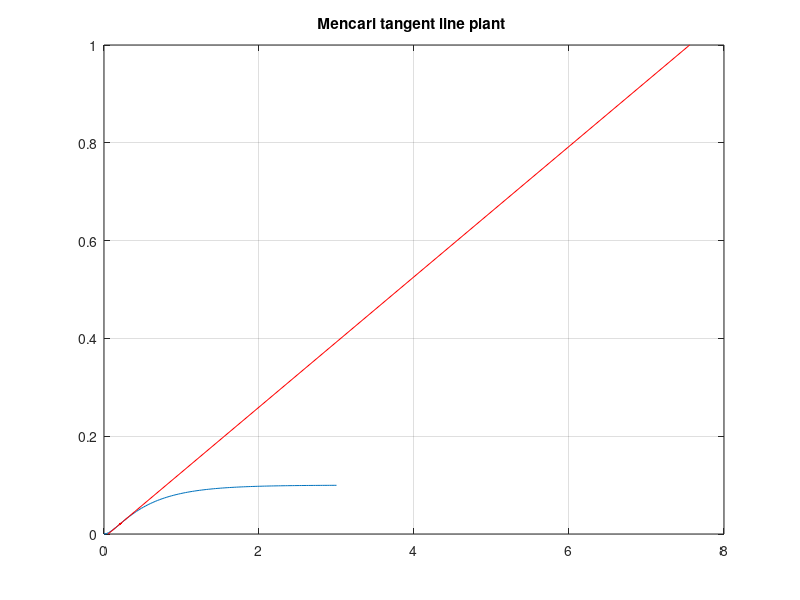

MATLAB code to generate this figure: (Note: this script raises an error after producing the figure.)
clc; clearvars; close all;
% Get the tangent line
J = 0.01;
b = 0.1;
K = 0.01;
R = 1;
L = 0.5;
s = tf('s');

num_motor = [K];
den_motor = [J*L J*R+b*L R*b+K*K];
motor = tf(num_motor,den_motor);

% =========== mencari tangenline dan menetukan nilai T dan Y ================
tic
timeVal=tic;
[y,t] = step(motor);
h = mean(diff(t));
dy = gradient(y, h);                                            % Numerical Derivative
[~,idx] = max(dy);                                              % Index Of Maximum
b = [t([idx-1,idx+1]) ones(2,1)] \ y([idx-1,idx+1]);            % Regression Line Around Maximum Derivative
tv = [-b(2)/b(1); (1-b(2))/b(1)];                               % Independent Variable Range For Tangent Line Plot
f = [tv ones(2,1)] * b;                                         % Calculate Tangent Line

L = tv(1);
T = tv(2);

figure(1)
plot(t, y)
hold on
plot(tv, f, '-r')                                               % Tangent Line
plot(t(idx), y(idx), '.r')
title('Mencari tangent line plant ')% Maximum Vertical
hold off
grid

% ================ menentukan control PID sistem ===================

% Deklarasi variable control
control = tf(zeros(1,1,5));
sys=tf(zeros(1,1,5));
complete=tf(zeros(1,1,5));

% sistem dengan P
kp = T/L;
control(:,:,1)= tf([0 kp 0],[1 0]);

% sistem dengan PI
kp = 0.9*T/L;
Ti= L/0.3;
ki = kp/Ti;
control(:,:,2)= tf([0 kp ki],[1 0]);

% sistem dengan PID
kp = 1.2*T/L;
Ti= 2*L;
ki = kp/Ti;
Td = 0.5*L;
kd = kp*Td;
control(:,:,3)= tf([kd kp ki],[1 0]);

toc

%menentukan transfer function sistem
for x = 1:3
    sys(:,:,x) = motor*control(:,:,x);
    complete(:,:,x) = feedback(sys(:,:,x),1);
end


for x = 1:3
    %Step response
    figure(2)
    hold on
    step(complete(:,:,x));
    title('Step Response sistem')
    legend('kendali P', 'kendali PI','kendali PID')
    hold off

    % Mencari karakteristik gelombang 
    tf_info(x)= stepinfo(complete(:,:,x));
    % mencari steady state error
    [y,t]=step(complete(:,:,x));
    sserror(x)=(1-y(end));
    
    % Impulse Repsonse    
    figure(3)
    hold on
    impulse(complete(:,:,x));
    title('Impulse Response sistem')
    legend('kendali P', 'kendali PI','kendali PID')
    hold off
    
    % Ramp Repsonse 
    figure(4)
    hold on
    step(complete(:,:,x)/s);
    title('Ramp Response sistem')
    legend('kendali P', 'kendali PI','kendali PID')
    hold off
    
    figure(5)
    hold on
    step(complete(:,:,x)/(s*s));
    title('Acceleration Response sistem')
    legend('kendali P', 'kendali PI','kendali PID')
    hold off
end
